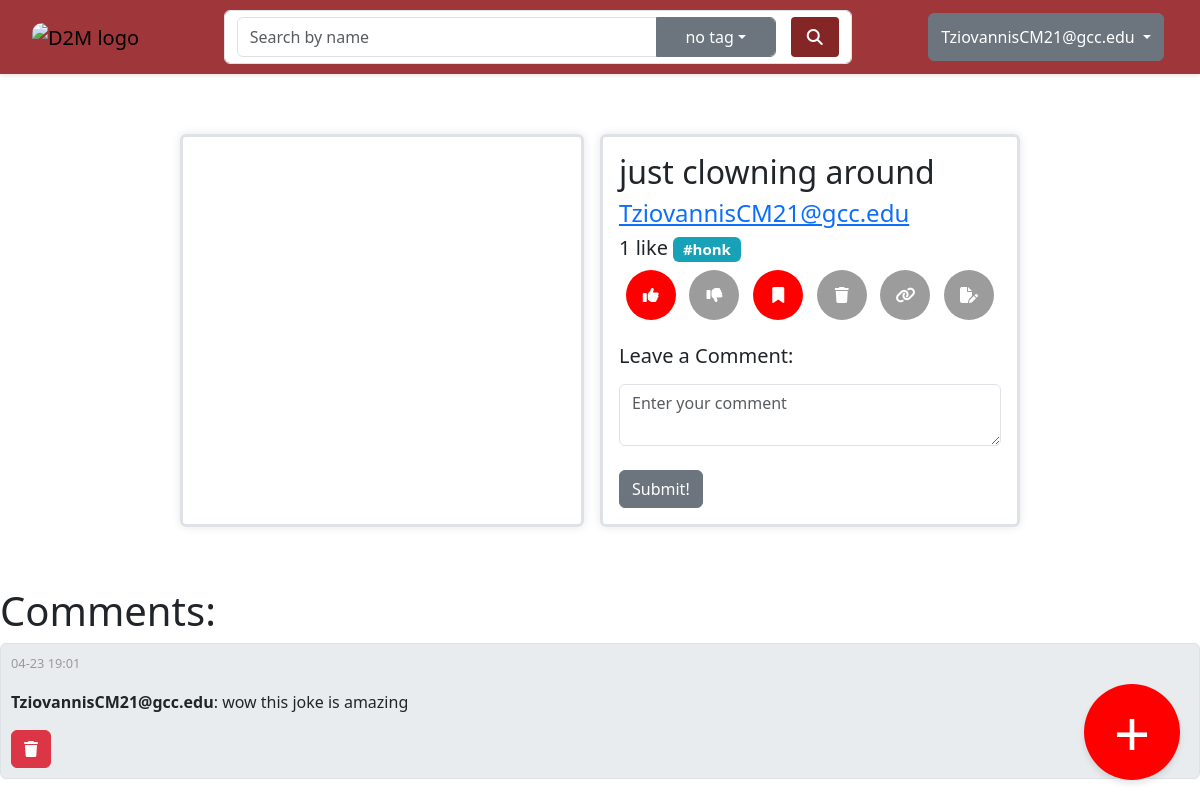
/post/14/ (signed in), run on the app's committed database.
### app.py (models this page shows, shortened)
class User(db.Model) :
    __tablename__ = 'Users'
    username = db.Column(db.String, unique = True)
    gccEmail = db.Column(db.String, primary_key = True)
    bio = db.Column(db.String, nullable = True)
    backupEmail = db.Column(db.String, default = "")
    backupPasswordHash = db.Column(db.String, nullable = True)
    passwordResetToken = db.Column(db.String, nullable = True)
    timesReported = db.Column(db.Integer, default = 0)
    postList = db.relationship('Post', backref='owner')
    commentList = db.relationship('Comment', backref='owner')
    reportList = db.relationship('Report', backref='reporter')
    likeList = db.relationship('Like', backref='user')
    bookmarkList = db.relationship('Bookmark', backref='user')
    notificationList = db.relationship('Notification', backref='user')
    followList = db.relationship('Follow', back_populates='follower', foreign_keys='Follow.user1')
    followerList = db.relationship('Follow', back_populates='followed', foreign_keys='Follow.user2')
    blockList = db.relationship('Block', back_populates='blocker', foreign_keys='Block.user1')

class Post(db.Model) :
    __tablename__ = 'Posts'
    postID = db.Column(db.Integer, primary_key = True, autoincrement = True)
    spacing = db.Column(db.Float, nullable = False, default = 0.0)
    space_arrangement = db.Column(db.Float, default = 0.0)
    title = db.Column(db.String)
    backImage = db.Column(db.String, nullable = False)
    timePosted = db.Column(db.DateTime)
    username = db.Column(db.String, db.ForeignKey('Users.username'))
    draw = db.Column(db.String)
    numLikes = db.Column(db.Integer, default=0)
    numLikesD1 = db.Column(db.Integer) # [0,10) min ago
    numLikesD2 = db.Column(db.Integer) # [10,20) min ago
    numLikesD3 = db.Column(db.Integer) # [20,30) min ago
    tag = db.Column(db.String, db.ForeignKey('Tags.tag'))
    template = db.Column(db.Boolean, default = False)
    comments = db.relationship('Comment', backref='parentPost')
    textBoxes = db.relationship('TextBox', backref='parentPost')
    extraImage = db.relationship('ExtraImage', backref='parentPost')
    reportsList = db.relationship('Report', backref='post')
    likeUsers = db.relationship('Like', backref='post')
    bookmarkUsers = db.relationship('Bookmark', backref='post')
    def to_json(self):
        return {
            "id": self.postID,
            "spacing": self.spacing,
            "title": self.title,
            "backImage": self.backImage,
            "thumbnail": f"images/thumbnails/{self.postID}.png",
            "username": self.username,
            "numLikes": self.numLikes,
            "comments": [c.to_json() for c in self.comments],
            "textBoxes": [t.to_json() for t in self.textBoxes],
            "reportsList": [r.to_json() for r in self.reportsList],
            "tag": self.tag
        }

class Comment(db.Model) :
    __tablename__ = 'Comments'
    commentID = db.Column(db.Integer, primary_key = True, autoincrement=True)
    content = db.Column(db.String, nullable = False)
    timePosted = db.Column(db.String, nullable = False)
    username = db.Column(db.String, db.ForeignKey('Users.username'))
    postID = db.Column(db.Integer, db.ForeignKey('Posts.postID'))
    def to_json(self):
	    return {
			"id": self.commentID,
			"content": self.content,
			"timePosted": self.timePosted,
			"username": self.username,
			"parentPost": self.postID,
		}

### app.py (the view)
@app.get("/post/<int:post_id>/")
def get_post(post_id):
    post = Post.query.get_or_404(post_id)
    user = load_user(session.get('customIdToken'))
    if user:
        has_liked = Like.query.filter_by(postID=post_id, userEmail= user.gccEmail, positive=True).first() is not None
        has_disliked = Like.query.filter_by(postID=post_id, userEmail=user.gccEmail, positive=False).first() is not None
        has_bookmarked = Bookmark.query.filter_by(postID=post_id, userEmail=user.gccEmail).first() is not None
    else:
        has_liked = False
        has_disliked = False
        has_bookmarked = False
    return render_template("post.html", post=post.to_json(), loggedInUser = user, has_liked=has_liked,has_disliked = has_disliked, has_bookmarked=has_bookmarked)

### app.py (called while the page is built)
def load_user(userEmail):
    if userEmail != None:
        return User.query.get(userEmail)
    else:
        return None

    def to_json(self):
	    return {
			"id": self.textBoxID,
			"alignment": self.alignment,
            "fontSize": self.fontSize,
            "font": self.font,
            "shadowColor": self.shadowColor,
            "color": self.color,
            "decorations": [x == "1" for x in self.decorations.split(" ")],
            "width": self.width,
            "height": self.height,
            "top": self.top,
            "left": self.left,
            "content": self.content
		}

### templates/post.html (shortened to what this page needs)
{% extends "base.html" %}
{% block head %}
    <link rel = "stylesheet" href = "{{ url_for('static', filename='css/post.css') }}">
    <link rel="stylesheet" href="{{ url_for('static', filename='css/styling.css') }}">
    <link rel="stylesheet" href="https://cdnjs.cloudflare.com/ajax/libs/font-awesome/4.7.0/css/font-awesome.min.css">
    <link rel = "stylesheet" href = "{{ url_for('static', filename='css/jquery_ui.css') }}">
{% endblock %}
{% block content %}
<div id = "left-content" class="border border-3 rounded">
    <div id = "meme">
    </div>
</div>
<div id = "right-content"class="border border-3 rounded">
    <div id = "details">
        <h2> {{ post["title"] }} </h2>
        <a href="{{ url_for('get_profile', username=post.username) }}">
            <h4>{{ post.username }}</h4>
        </a>
        <h5>
            <span id="num-likes">{{ post["numLikes"] }}</span> like{% if post["numLikes"] != 1 %}s{% endif %}
            <span class="badge" id="post-tag"> {% if not post["tag"] %} No tags {% else %}#{{ post["tag"] }}{% endif %}</span>
        </h5>
    </div>
    <div class="post-buttons">
        <button id="like-btn" data-postId="{{ post['id'] }}" data-liked="{{ has_liked }}"><i class="fa-solid fa-thumbs-up"></i></button>
        <button id="dislike-btn" data-postId="{{ post['id'] }}" data-disliked="{{ has_disliked }}"><i class="fa-solid fa-thumbs-down"></i></button>
        <button id="bookmark-btn" data-postId="{{ post['id'] }}" data-bookmark="{{ has_bookmarked }}" ><i class="fa-solid fa-bookmark"></i></button>
        {% if loggedInUser.username == post.username%}
        <button id="delete-btn" data-postId="{{ post['id'] }}" type="button" class="btn btn-danger" id="deletePostBtn" data-toggle="modal" data-target="#confirmDeleteModal">
            <i class="fa-solid fa-trash"></i>
        </button>
        {% else %}
        <button id="report-btn" data-postId="{{ post['id'] }}" data-toggle="modal" data-target="#exampleModal"><i class="fa-solid fa-flag"></i></button>
        {% endif %}
        <button id="copy-link-btn"><i class="fa-solid fa-link"></i></button>
        <a href="{{ url_for('get_remix', post_id=post.id ) }}">
            <button id="remix-btn" ><i class="fa-solid fa-file-pen"></i></button>
        </a>
    </div>
    <form id="comment-form" data-postId="{{ post['id'] }}">
        <br>
        <h5><label for="comment">Leave a Comment:</label><br></h5>
        <textarea id="comment-box" placeholder="Enter your comment" class="form-control"></textarea><br>
        <input type="submit" class = "btn btn-secondary" value="Submit!">
    </form>
    </div>
</div>
<div id = "comment-content">
    <h1> Comments:</h1>
    {% for comment in post.comments %}
    <div class="comment-box border rounded bg-body-secondary">
        <div class="comment">
            <p class="comment-time">{{ comment.timePosted }}</p>
            <div class="comment-content">
                <p><strong>{{ comment.username }}</strong>: {{ comment.content }}</p>
            </div>
            {% if loggedInUser.username == comment.username or loggedInUser.username == post.username %}
            <button data-commentId="{{ comment.id }}" type="button" class="btn btn-danger" id="deleteCommentBtn" data-toggle="modal" data-target="#confirmCommentDeleteModal">
                <i class="fa-solid fa-trash"></i>
            </button>
            {% endif %}
        </div>
    </div>
    {% endfor %}
</div>
{% endblock %}

### templates/base.html (shortened to what this page needs)
<!doctype html>
<html lang="en">
  <head>
    <link rel="stylesheet" href="https://cdn.jsdelivr.net/npm/bootstrap@4.0.0/dist/css/bootstrap.min.css">
    <link rel="stylesheet" href="{{ url_for('static', filename='css/styling.css') }}">
    <link href="https://cdn.jsdelivr.net/npm/bootstrap@5.3.3/dist/css/bootstrap.min.css" rel="stylesheet">
    {% block head %} {% endblock %}
  </head>
  <body>
    <nav class="navbar navbar-expand-lg">
        <a class="navbar-brand" href="{{ url_for('get_home') }}" style = "margin-left: .75rem;">
            <img src="{{url_for('static', filename='images/logo.png')}}" alt="D2M logo" style="width:3.5rem;height:3.5rem;border-radius: 10px;">
        </a>
        <div class="collapse navbar-collapse d-flex justify-content-center" id="navbarSupportedContent">
            <div class="form-inline my-2 my-lg-0">
            <div class="form-control mr-sm-2 d-flex justify-content-around input-group">
                <input type="text" id="searchInput" placeholder="Search by name" class="form-control" style="width: 35vw; border-top-right-radius: 0%;  border-bottom-right-radius: 0%;" maxlength="30">
                <button id="tag-dropdown-btn" class="btn btn-secondary rounded dropdown-toggle form-control" data-bs-toggle="dropdown" aria-expanded="false" data-bs-auto-close="outside" style="margin-right: 1rem; border-top-left-radius: 0% !important;  border-bottom-left-radius: 0% !important; width: 10vw;">no tag</button>
                <button id="searchButton" onclick="search()"><i class="fa-solid fa-magnifying-glass"></i></button>
            </div>
          </div>
        </div>
        <div class="btn-group" style="margin-right: 1rem; height: 3rem;">
            <button type="button" class="btn btn-secondary dropdown-toggle" data-toggle="dropdown" aria-haspopup="true" aria-expanded="false">
                {% if loggedInUser %}
                {{loggedInUser.username}}
                {% else %}
                <i class="fa-regular fa-user"></i>
                {% endif %}
            </button>
            {% if not templates %}
            <a href="{{ url_for('get_create') }}" class="circular-button-link">
                <button class="circular-button">+</button>
            </a>
            {% endif %}
        </div>
      </nav>
    <div id = "main-content-div">
        {% block content %}{% endblock %}
</body>
</html>

### static/css/styling.css (style rules this page uses)
.navbar { display: flex; justify-content: space-between; align-items: center; background-color: #9e363a; width: 100%; top: 0; padding: 10px 20px; box-shadow: 0 2px 4px rgba(0, 0, 0, 0.1); z-index: 1000; }
.circular-button { width: 6rem; height: 6rem; border-radius: 50%; background-color: #ff0000; color: white; border: none; cursor: pointer; position: fixed; bottom: 20px; right: 20px; box-shadow: 0 4px 6px rgba(0, 0, 0, 0.1); outline: none; font-size: 4rem; }
body { margin: 0; }
#searchButton { padding: 8px 16px; font-size: 16px; background-color: #842626; color: #fff; border: none; border-radius: 4px; cursor: pointer; transition: background-color 0.3s ease; }
.navbar { display: flex; justify-content: space-between; }

### static/css/post.css (style rules this page uses)
#main-content-div { width: 80%; display: grid; grid-template-columns: 50% 50%; margin: auto; padding: 5%; }
#left-content { margin-right: 1rem; max-width: 100%; height: auto; overflow: hidden; box-shadow: 0 0 10px rgba(0, 0, 0, 0.1); }
#right-content { padding: 1rem; box-shadow: 0 0 10px rgba(0, 0, 0, 0.1); }
#meme { margin: 1rem auto; display: block; }
.post-buttons { display: flex; justify-content: space-around; align-items: center; }
.post-buttons button { width: 50px; height: 50px; border-radius: 50%; background-color: #9c9c9c; border: none; color: white; font-size: 16px; cursor: pointer; transition: background-color 0.3s ease; }
.comment-box { border: var(--bs-border-width) var(--bs-border-style) var(--bs-border-color); padding: 10px; margin-bottom: 10px; }
.comment-time { color: #999; font-size: 0.8em; }
.comment-content { margin-top: 5px; }
#left-content, #right-content { float: left; }

### data on the page
User: username "TziovannisCM21@gcc.edu"
Post: title "just clowning around", username "TziovannisCM21@gcc.edu", tag "honk"
Comment: timePosted "04-23 19:01", username "TziovannisCM21@gcc.edu", content "wow this joke is amazing"

### other printed values
{{ post["numLikes"] }} "1"
